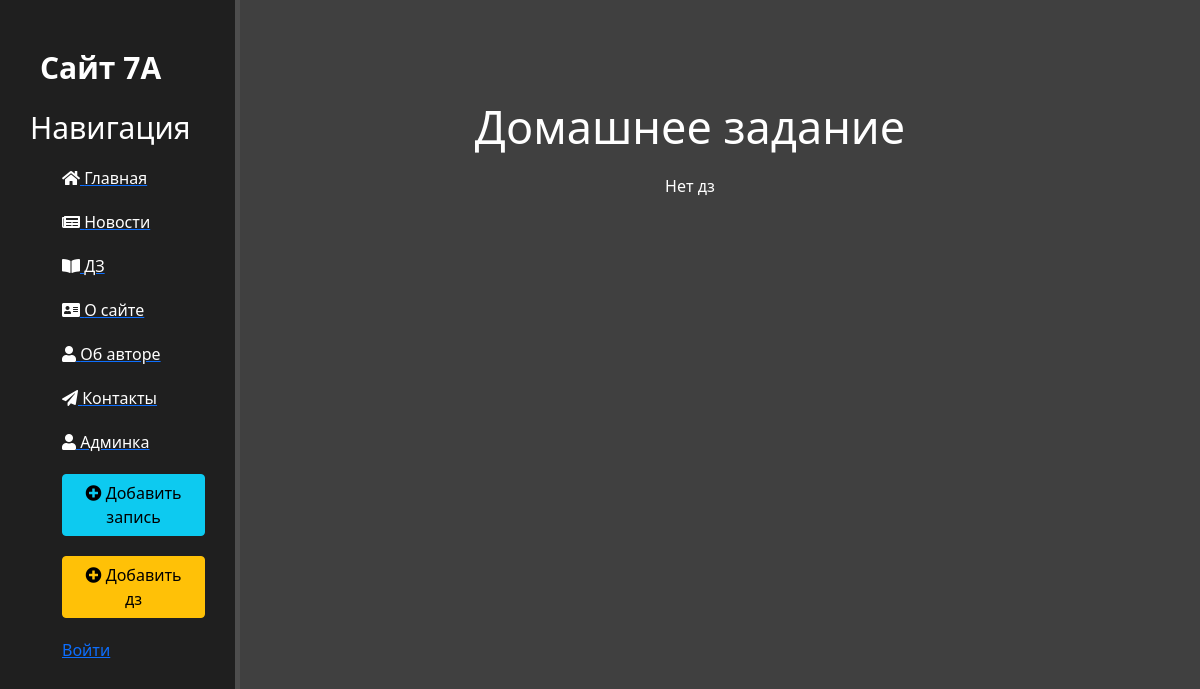
The app's page /homework/, older data.
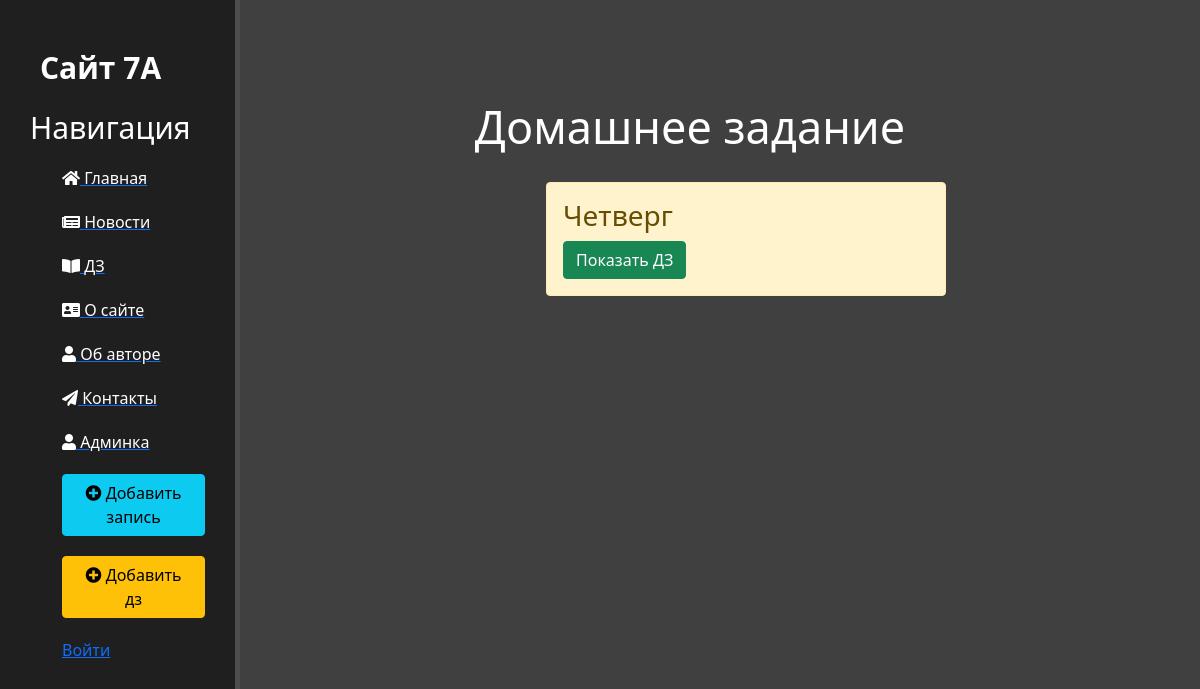
The same page, newer data.
### work/models.py (models this page shows, shortened)
class Work(models.Model):
    day = models.CharField('День недели', max_length=50, default=day1, null=True, blank=True)
    rus = models.CharField('Русский', max_length=50, null=True, blank=True)
    match = models.CharField('Математика', max_length=50, null=True, blank=True)
    lit = models.CharField('Лит-ра', max_length=50, null=True, blank=True)
    bio = models.CharField('Биология', max_length=50, null=True, blank=True)
    eng = models.CharField('Английский', max_length=50, null=True, blank=True)
    IZO = models.CharField('Изо', max_length=50, null=True, blank=True)
    inf = models.CharField('Информатика', max_length=50, null=True, blank=True)
    geo = models.CharField('География', max_length=50, null=True, blank=True)
    his = models.CharField('История', max_length=50, null=True, blank=True)
    science = models.CharField('Общество', max_length=50, null=True, blank=True)
    teh = models.CharField('Технология', max_length=50, null=True, blank=True)
    deutsch = models.CharField('Немецкий', max_length=50, null=True, blank=True)
    date = models.CharField('Дата', max_length=50, null=True, blank=True, default=time)
    class Meta:
        verbose_name = 'Домашнее задание'
        verbose_name_plural = 'Домашнии задания'

### work/views.py (the view)
# urls.py: path("", views.work_home, name="work_home"),
def work_home(request):
    work = Work.objects.order_by('-date')
    return render(request, 'work/home.html', {'work': work})

### work/templates/work/home.html (shortened to what this page needs)
{% extends "main/layout.html" %}
{% block content %}
    <div class="features">
        <h1>Домашнее задание</h1>
        {% if work %}
            {% for el in work %}
                <div class="alert alert-warning">
                    <h3>{{ el.day }}</h3>
                    <a href="{% url 'Detail' el.id%}" class="btn btn-success">Показать ДЗ</a>
                </div>
            {% endfor %}
        {% else %}
            <p>Нет дз</p>
        {% endif %}
    </div>
{% endblock %}

### main/templates/main/layout.html (shortened to what this page needs)
{%  load static %}
<!doctype html>
<html lang="ru">
<head>
    <link rel="stylesheet" href="https://cdn.jsdelivr.net/npm/bootstrap@5.1.3/dist/css/bootstrap.min.css">
    <link rel="stylesheet" href="{%  static "main/css/main.css" %}">
    <link rel="stylesheet" href="https://use.fontawesome.com/releases/v5.8.2/css/all.css">
</head>
<body>
    <aside>
        <span class ="logo">Сайт 7А</span>
        <h3>Навигация</h3>
        <ul>
            <a href="{% url "home" %}"><li><i class="fas fa-home"></i> Главная</li></a>
            <a href="{% url "news_home" %}"><li><i class="fas fa-newspaper"></i> Новости</li></a>
            <a href="{% url "work_home" %}"><li><i class="fas fa-book-open"></i> ДЗ</li></a>
            <a href="{% url "about" %}"><li><i class="fas fa-address-card"></i> О сайте</li></a>
            <a href="{% url "author" %}"><li><i class="fas fa-user"></i> Об авторе</li></a>
            <a href="{% url 'contacts' %}"><li><i class="fas fa-paper-plane"></i> Контакты</li></a>
            <a href="http://127.0.0.1:8000/admin/login/?next=/admin/"><li><i class="fas fa-user"></i> Админка</li></a>
            <a href="{% url 'create' %}"><li><button class="btn btn-info"><i class="fas fa-plus-circle"></i> Добавить запись</button></li></a>
            <a href="{% url 'work-create' %}"><li><button class="btn btn-warning"><i class="fas fa-plus-circle"></i> Добавить дз</button></li></a>
            {% if user.is_authenticated %}
              <li>Имя пользователя: {{ user.get_username }}</li>
              <li><a href="{% url 'logout'%}?next={{request.path}}">Выйти</a></li>
            {% else %}
              <li><a href="{% url 'login'%}?next={{request.path}}">Войти</a></li>
            {% endif %}
        </ul>
    </aside>
    <main>
        {% block content %}
        {% endblock %}
    </main>
</body>
</html>

### main/static/main/css/main.css (style rules this page uses)
body { background: #404040; }
aside { float: left; background: #1f1f1f; width: 20%; padding: 2.5%; height: 100vh; color: #fff; border-right: 5px solid #4d4d4d; }
aside .logo { font-size: 30px; margin-left: 10px; font-weight: bold; position: relative; top: 15px; }
aside h3 { margin-top: 20%; font-size: 30px; }
aside ul { list-style: none; }
aside ul li { color: white; display: block; margin-top: 20px; transition: transform .6s ease; }
main .features { float: left; color: white; margin-top: 100px; text-align: center; width: 75%; }
main .features h1 { font-size: 45px }
.alert-warning { float: left; clear: both; width: 400px; margin: 20px 34%; text-align: left; }

Row changes from the older to the newer data that the page shows:
added Work: day "Четверг"
Text that changed along with them:
text no longer shown: "Нет дз"
